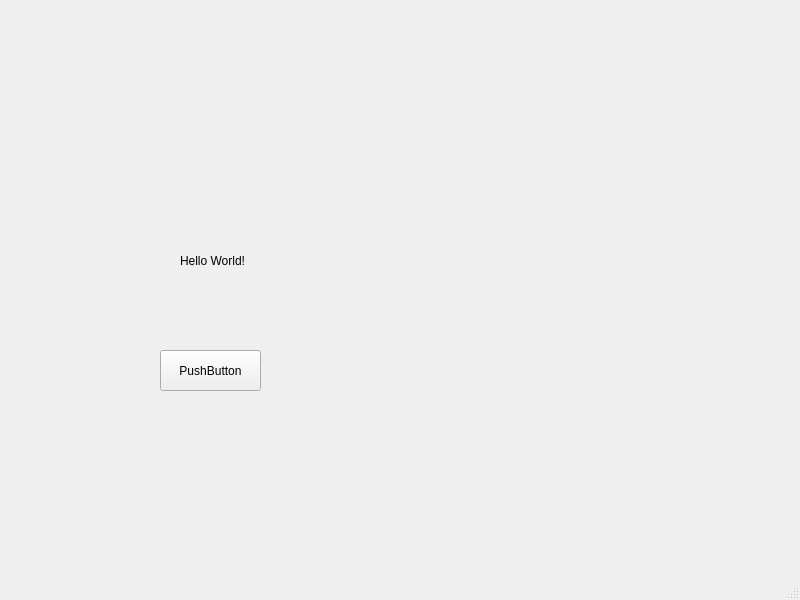
<?xml version="1.0" encoding="UTF-8"?>
<ui version="4.0">
 <class>MainWindow</class>
 <widget class="QMainWindow" name="MainWindow">
  <property name="geometry">
   <rect>
    <x>0</x>
    <y>0</y>
    <width>800</width>
    <height>600</height>
   </rect>
  </property>
  <property name="windowTitle">
   <string>MainWindow</string>
  </property>
  <widget class="QWidget" name="centralwidget">
   <widget class="QPushButton" name="pushButton">
    <property name="geometry">
     <rect>
      <x>160</x>
      <y>350</y>
      <width>101</width>
      <height>41</height>
     </rect>
    </property>
    <property name="text">
     <string>PushButton</string>
    </property>
   </widget>
   <widget class="QLabel" name="label">
    <property name="geometry">
     <rect>
      <x>180</x>
      <y>240</y>
      <width>121</width>
      <height>41</height>
     </rect>
    </property>
    <property name="text">
     <string>Hello World!</string>
    </property>
   </widget>
  </widget>
  <widget class="QMenuBar" name="menubar">
   <property name="geometry">
    <rect>
     <x>0</x>
     <y>0</y>
     <width>800</width>
     <height>22</height>
    </rect>
   </property>
  </widget>
  <widget class="QStatusBar" name="statusbar"/>
 </widget>
 <resources/>
 <connections/>
</ui>
